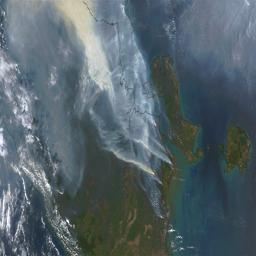
#> input picture sip/dehazed/DCP_normal_1.jpg, 256 x 256 px, found by its file name; its folder holds only this picture in this run
$ jupyter execute --allow-errors CLAHE.ipynb
#> lines starting #> are read from the running program, lines starting #| are printed output that depends on the picture
#> further down, img1 is the input picture: shape (256, 256, 3); mean B, G, R 105.9, 99.1, 85
[cell 1]
import numpy as np
from skimage.exposure import rescale_intensity
import cv2
import matplotlib.pyplot as plt
from skimage.color import rgb2lab, lab2rgb

[cell 2]
import numpy as np

def clahe(img, clip_limit=5.0, grid_size=(1,1)):
    # Get image dimensions
#> called with clip_limit = 5, grid_size = (1, 1)
    height, width = img.shape[:2]
#> height = 256; width = 256
    # Divide the image into non-overlapping contextual regions
    grid_rows, grid_cols = grid_size
    grid_row_height = height // grid_rows
#> grid_row_height = 256
    grid_col_width = width // grid_cols
#> grid_col_width = 256
    # Create the output image
    clahe_img = np.zeros_like(img)
    # Perform CLAHE on each grid
    for row in range(grid_rows):
        for col in range(grid_cols):
            # Get the grid region
            grid_region = img[row*grid_row_height:(row+1)*grid_row_height, col*grid_col_width:(col+1)*grid_col_width]
            # Get the histogram of the grid region
            hist, _ = np.histogram(grid_region.ravel(), bins=256, range=(0, 255))
            # Clip the histogram
            clip_val = clip_limit * np.sum(hist)
            n_clip = np.minimum(hist, clip_val)
            # Calculate the average number of pixels to redistribute
            avg_pixels = (np.sum(hist) - np.sum(n_clip)) / 256
            # Redistribute the clipped pixels
            remain_pixels = avg_pixels
            for i in range(255, -1, -1):
                if n_clip[i] > 0:
                    redistribute = min(n_clip[i], remain_pixels)
                    hist[i] += redistribute
                    remain_pixels -= redistribute
            # Calculate the cumulative density function
            cdf = np.cumsum(hist)
            cdf = 255 * cdf / cdf[-1]
            # Map the original pixel values to the new values
            grid_region = np.interp(grid_region, np.arange(256), cdf)
            # Insert the grid region back into the output image
            clahe_img[row*grid_row_height:(row+1)*grid_row_height, col*grid_col_width:(col+1)*grid_col_width] = grid_region
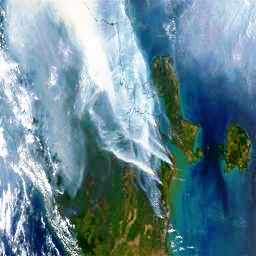
#> clahe_img: shape (256, 256, 3); mean B, G, R 146.2, 135, 103
    return clahe_img


def clahe2(image):
    hsv_image = cv2.cvtColor(image,cv2.COLOR_BGR2HSV)
#> hsv_image: shape (256, 256, 3); mean H, S, V 91.5, 65.5, 108.9
    hsv_image[:,:,2] = clahe(hsv_image[:,:,2],clip_limit = 5.0,grid_size = (1,1))
#> call 2 of clahe, with clip_limit = 5, grid_size = (1, 1)
#> after the loop in clahe (call 2), `for row in range(grid_rows):`:
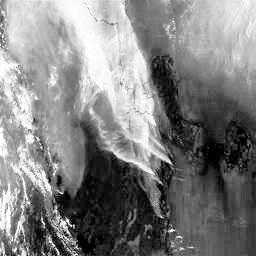
#> clahe_img: shape (256, 256); min 0, max 255, mean 128.3
#> hsv_image: shape (256, 256, 3); mean H, S, V 91.5, 65.5, 128.3

    image = cv2.cvtColor(hsv_image,cv2.COLOR_HSV2BGR)
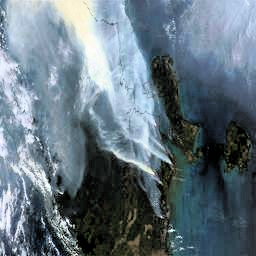
#> image: shape (256, 256, 3); mean B, G, R 126.2, 115.7, 99.6
    for i in range(3):
        image[:,:,i] = clahe(image[:,:,i],clip_limit = 5.0,grid_size = (1,1))
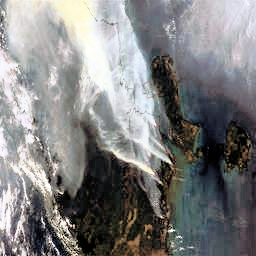
#> image: shape (256, 256, 3); mean B, G, R 127.9, 127.7, 127.6
    return image

#> (a cell that did not finish here is left out)
